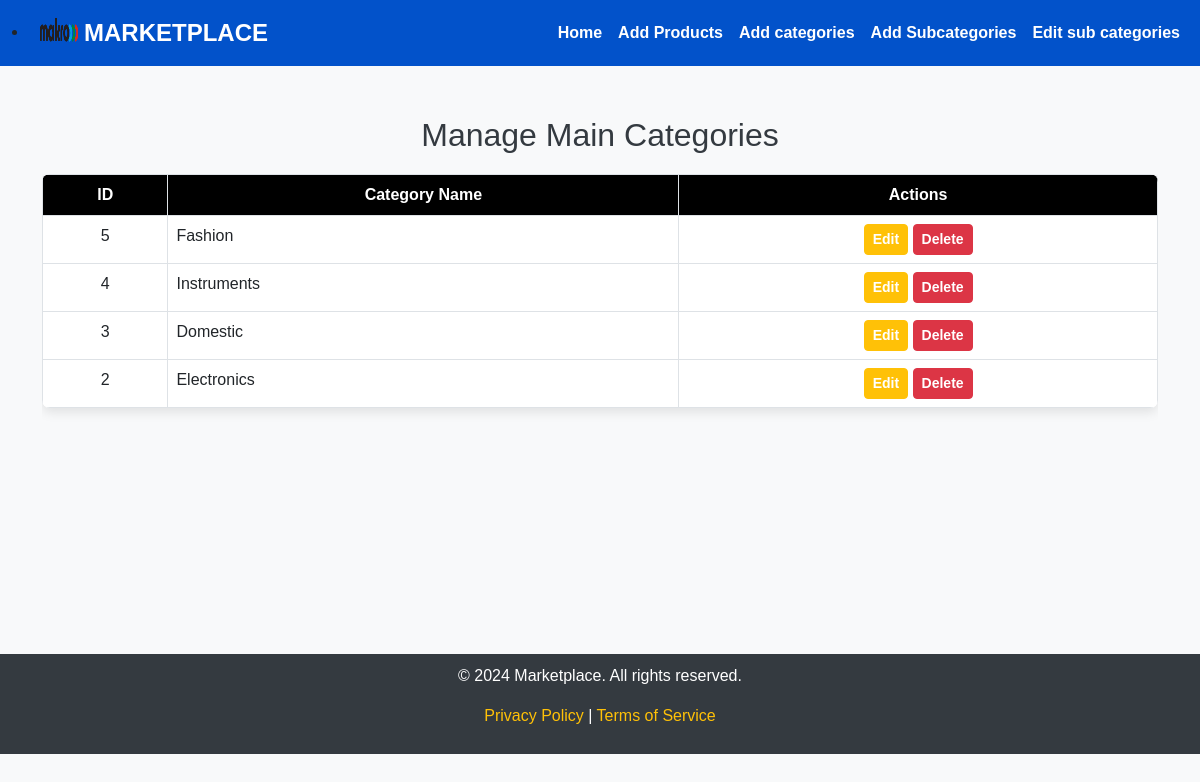
Screenshot of /php/manage_main_category.php with the database file from the repository.
### tables this page shows
CREATE TABLE `maincategories` (
  `id` int(11) NOT NULL,
  `name` varchar(255) NOT NULL,
  `created_at` timestamp NOT NULL DEFAULT current_timestamp()
);

### php/manage_main_category.php (the view, shortened to what this page needs)
<?php include '../connection/connection.php'; ?>
<!DOCTYPE html>
<html lang="en">
<head>
    <link href="https://cdn.jsdelivr.net/npm/bootstrap@5.3.0-alpha3/dist/css/bootstrap.min.css" rel="stylesheet">
    <link rel="stylesheet" href="../css/manage_main_category.css">
</head>
<body>
    <nav class="navbar navbar-expand-lg navbar-dark">
        <div class="container-fluid">
        <li class="nav-item"><img src="../uploads/logo1.png" width="50px" height="50px"></li>
            <a class="navbar-brand" href="view_posts.php">MARKETPLACE</a>
            <div class="collapse navbar-collapse" id="navbarNav">
                <ul class="navbar-nav ms-auto">
                    <li class="nav-item">
                        <a class="nav-link" href="view_posts.php">Home</a>
                    </li>
                    <li class="nav-item">
                        <a class="nav-link" href="upload_product.php">Add Products</a>
                    </li>
                    <li class="nav-item">
                        <a class="nav-link" href="create_main_category.php">Add categories</a>
                    </li>
                    <li class="nav-item">
                        <a class="nav-link" href="create_subcategory.php">Add Subcategories</a>
                    </li>
                    <li class="nav-item">
                        <a class="nav-link" href="manage_subcategory.php">Edit sub categories</a>
                    </li>
                </ul>
            </div>
        </div>
    </nav>
    <div class="container">
        <h1>Manage Main Categories</h1>
        <div class="table-responsive">
            <table class="table table-bordered table-hover">
                <thead>
                    <tr>
                        <th>ID</th>
                        <th>Category Name</th>
                        <th>Actions</th>
                    </tr>
                </thead>
                <tbody>
                    <?php
                    $categories = $conn->query("SELECT * FROM MainCategories ORDER BY created_at DESC");
                    while ($category = $categories->fetch_assoc()) {
                        echo '<tr>';
                        echo '<td class="text-center">' . $category['id'] . '</td>';
                        echo '<td>' . htmlspecialchars($category['name']) . '</td>';
                        echo '<td class="text-center">';
                        echo '<a href="edit_main_category.php?id=' . $category['id'] . '" class="btn btn-warning btn-sm">Edit</a> ';
                        echo '<a href="delete_main_category.php?id=' . $category['id'] . '" class="btn btn-danger btn-sm" onclick="return confirm(\'Are you sure you want to delete this category?\')">Delete</a>';
                        echo '</td>';
                        echo '</tr>';
                    }
                    ?>
                </tbody>
            </table>
        </div>
    </div>
    <footer>
        <p>&copy; 2024 Marketplace. All rights reserved.</p>
        <p><a href="#">Privacy Policy</a> | <a href="#">Terms of Service</a></p>
    </footer>
</body>
</html>

### css/manage_main_category.css (style rules this page uses)
body { background-color: #f8f9fa; font-family: Arial, sans-serif; }
.navbar { background-color: #0d6efd; }
.navbar-brand { font-size: 1.5rem; font-weight: bold; }
.container { margin-top: 50px; }
h1 { font-size: 2rem; margin-bottom: 20px; text-align: center; color: #343a40; }
.table { background-color: white; border-radius: 8px; overflow: hidden; box-shadow: 0 4px 12px rgba(0, 0, 0, 0.1); }
.table th { background-color: #000000; color: white; text-align: center; }
.btn-warning { color: white; font-weight: bold; }
.btn-danger { color: white; font-weight: bold; }
footer { margin-top: 230px; background-color: #343a40; color: white; padding: 10px; text-align: center; }
footer a { color: #ffc107; text-decoration: none; }
.navbar { background-color: #0252ca; }
.nav-link { color: white; font-weight: bold; }

### rows the page displays
maincategories: id "5", name "Fashion"
maincategories: id "4", name "Instruments"
maincategories: id "3", name "Domestic"
maincategories: id "2", name "Electronics"
